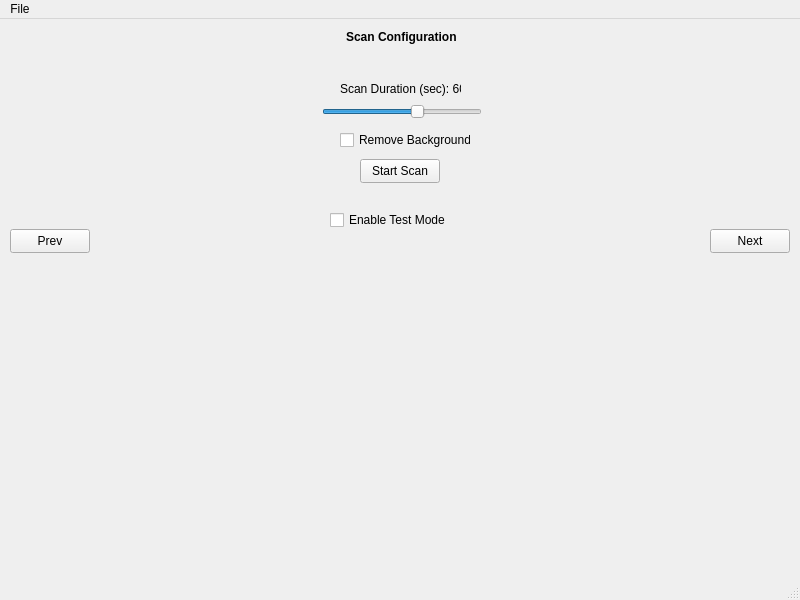
<?xml version="1.0" encoding="UTF-8"?>
<ui version="4.0">
 <class>MainWindow</class>
 <widget class="QMainWindow" name="MainWindow">
  <property name="geometry">
   <rect>
    <x>0</x>
    <y>0</y>
    <width>800</width>
    <height>600</height>
   </rect>
  </property>
  <property name="windowTitle">
   <string>MainWindow</string>
  </property>
  <widget class="QWidget" name="centralwidget">
   <widget class="QStackedWidget" name="stackedWidget">
    <property name="geometry">
     <rect>
      <x>0</x>
      <y>0</y>
      <width>801</width>
      <height>321</height>
     </rect>
    </property>
    <property name="styleSheet">
     <string notr="true"/>
    </property>
    <property name="currentIndex">
     <number>1</number>
    </property>
    <widget class="QWidget" name="page">
     <widget class="QPushButton" name="page2">
      <property name="geometry">
       <rect>
        <x>710</x>
        <y>210</y>
        <width>80</width>
        <height>24</height>
       </rect>
      </property>
      <property name="text">
       <string>Next</string>
      </property>
     </widget>
     <widget class="QLabel" name="label_11">
      <property name="geometry">
       <rect>
        <x>279</x>
        <y>10</y>
        <width>241</width>
        <height>16</height>
       </rect>
      </property>
      <property name="font">
       <font>
        <bold>true</bold>
       </font>
      </property>
      <property name="text">
       <string>Start a New Scan or Open an existing Scan</string>
      </property>
     </widget>
     <widget class="QLabel" name="label_12">
      <property name="geometry">
       <rect>
        <x>10</x>
        <y>30</y>
        <width>61</width>
        <height>16</height>
       </rect>
      </property>
      <property name="font">
       <font>
        <bold>true</bold>
       </font>
      </property>
      <property name="text">
       <string>New Scan</string>
      </property>
     </widget>
     <widget class="QLabel" name="label_13">
      <property name="geometry">
       <rect>
        <x>420</x>
        <y>50</y>
        <width>251</width>
        <height>16</height>
       </rect>
      </property>
      <property name="text">
       <string>Open an Existing Scan by clicking File -&gt; Open</string>
      </property>
     </widget>
     <widget class="Line" name="line_2">
      <property name="geometry">
       <rect>
        <x>391</x>
        <y>30</y>
        <width>16</width>
        <height>201</height>
       </rect>
      </property>
      <property name="orientation">
       <enum>Qt::Vertical</enum>
      </property>
     </widget>
     <widget class="QPushButton" name="calibrateButton">
      <property name="geometry">
       <rect>
        <x>173</x>
        <y>130</y>
        <width>101</width>
        <height>24</height>
       </rect>
      </property>
      <property name="text">
       <string>Calibrate Scan</string>
      </property>
     </widget>
     <widget class="QLabel" name="calibrationDurationLabel">
      <property name="geometry">
       <rect>
        <x>9</x>
        <y>112</y>
        <width>191</width>
        <height>16</height>
       </rect>
      </property>
      <property name="text">
       <string>Scan Calibration Duration (sec): 30 </string>
      </property>
     </widget>
     <widget class="QSlider" name="calibrationDurationSlider">
      <property name="geometry">
       <rect>
        <x>9</x>
        <y>135</y>
        <width>160</width>
        <height>16</height>
       </rect>
      </property>
      <property name="value">
       <number>30</number>
      </property>
      <property name="orientation">
       <enum>Qt::Horizontal</enum>
      </property>
      <property name="invertedAppearance">
       <bool>false</bool>
      </property>
      <property name="invertedControls">
       <bool>false</bool>
      </property>
     </widget>
     <widget class="QLabel" name="label_2">
      <property name="geometry">
       <rect>
        <x>420</x>
        <y>30</y>
        <width>81</width>
        <height>16</height>
       </rect>
      </property>
      <property name="font">
       <font>
        <bold>true</bold>
       </font>
      </property>
      <property name="text">
       <string>Existing Scan</string>
      </property>
     </widget>
     <widget class="QLabel" name="scanBgDurationLabel">
      <property name="geometry">
       <rect>
        <x>10</x>
        <y>50</y>
        <width>191</width>
        <height>16</height>
       </rect>
      </property>
      <property name="text">
       <string>Scan Background Duration (sec): 30 </string>
      </property>
     </widget>
     <widget class="QSlider" name="scanBgSlider">
      <property name="geometry">
       <rect>
        <x>10</x>
        <y>73</y>
        <width>160</width>
        <height>16</height>
       </rect>
      </property>
      <property name="orientation">
       <enum>Qt::Horizontal</enum>
      </property>
     </widget>
     <widget class="QPushButton" name="scanBgButton">
      <property name="geometry">
       <rect>
        <x>172</x>
        <y>69</y>
        <width>101</width>
        <height>24</height>
       </rect>
      </property>
      <property name="text">
       <string>Scan Background</string>
      </property>
     </widget>
    </widget>
    <widget class="QWidget" name="page_2">
     <widget class="QLabel" name="label_14">
      <property name="geometry">
       <rect>
        <x>346</x>
        <y>10</y>
        <width>111</width>
        <height>16</height>
       </rect>
      </property>
      <property name="font">
       <font>
        <bold>true</bold>
       </font>
      </property>
      <property name="text">
       <string>Scan Configuration</string>
      </property>
     </widget>
     <widget class="QLabel" name="label">
      <property name="geometry">
       <rect>
        <x>340</x>
        <y>60</y>
        <width>121</width>
        <height>20</height>
       </rect>
      </property>
      <property name="text">
       <string>Scan Duration (sec): 60</string>
      </property>
     </widget>
     <widget class="QSlider" name="scanDurationSlider">
      <property name="geometry">
       <rect>
        <x>322</x>
        <y>85</y>
        <width>160</width>
        <height>16</height>
       </rect>
      </property>
      <property name="value">
       <number>60</number>
      </property>
      <property name="orientation">
       <enum>Qt::Horizontal</enum>
      </property>
      <property name="tickPosition">
       <enum>QSlider::NoTicks</enum>
      </property>
     </widget>
     <widget class="QPushButton" name="scanButton">
      <property name="geometry">
       <rect>
        <x>360</x>
        <y>140</y>
        <width>80</width>
        <height>24</height>
       </rect>
      </property>
      <property name="text">
       <string>Start Scan</string>
      </property>
     </widget>
     <widget class="QPushButton" name="page3">
      <property name="geometry">
       <rect>
        <x>710</x>
        <y>210</y>
        <width>80</width>
        <height>24</height>
       </rect>
      </property>
      <property name="text">
       <string>Next</string>
      </property>
     </widget>
     <widget class="QPushButton" name="prev1">
      <property name="geometry">
       <rect>
        <x>10</x>
        <y>210</y>
        <width>80</width>
        <height>24</height>
       </rect>
      </property>
      <property name="text">
       <string>Prev</string>
      </property>
     </widget>
     <widget class="QCheckBox" name="checkBox">
      <property name="geometry">
       <rect>
        <x>340</x>
        <y>110</y>
        <width>131</width>
        <height>22</height>
       </rect>
      </property>
      <property name="text">
       <string>Remove Background</string>
      </property>
     </widget>
     <widget class="QCheckBox" name="checkBox_2">
      <property name="geometry">
       <rect>
        <x>330</x>
        <y>190</y>
        <width>121</width>
        <height>22</height>
       </rect>
      </property>
      <property name="text">
       <string>Enable Test Mode</string>
      </property>
     </widget>
    </widget>
    <widget class="QWidget" name="page_3">
     <widget class="QLabel" name="label_15">
      <property name="geometry">
       <rect>
        <x>365</x>
        <y>10</y>
        <width>71</width>
        <height>16</height>
       </rect>
      </property>
      <property name="font">
       <font>
        <bold>true</bold>
       </font>
      </property>
      <property name="text">
       <string>Process Scan</string>
      </property>
     </widget>
     <widget class="QLabel" name="label_6">
      <property name="geometry">
       <rect>
        <x>423</x>
        <y>50</y>
        <width>111</width>
        <height>16</height>
       </rect>
      </property>
      <property name="text">
       <string>K</string>
      </property>
     </widget>
     <widget class="QLabel" name="label_8">
      <property name="geometry">
       <rect>
        <x>423</x>
        <y>82</y>
        <width>121</width>
        <height>16</height>
       </rect>
      </property>
      <property name="text">
       <string>Sigma</string>
      </property>
     </widget>
     <widget class="QLabel" name="label_3">
      <property name="geometry">
       <rect>
        <x>205</x>
        <y>29</y>
        <width>161</width>
        <height>16</height>
       </rect>
      </property>
      <property name="font">
       <font>
        <bold>true</bold>
       </font>
      </property>
      <property name="text">
       <string>Remove Statistical Outliers</string>
      </property>
     </widget>
     <widget class="QLineEdit" name="gaussianSigma">
      <property name="geometry">
       <rect>
        <x>460</x>
        <y>80</y>
        <width>113</width>
        <height>24</height>
       </rect>
      </property>
      <property name="text">
       <string>1</string>
      </property>
     </widget>
     <widget class="QLineEdit" name="removeStatisticalOutliersNumPoints">
      <property name="geometry">
       <rect>
        <x>290</x>
        <y>45</y>
        <width>113</width>
        <height>24</height>
       </rect>
      </property>
      <property name="text">
       <string>8 0.5</string>
      </property>
     </widget>
     <widget class="QLineEdit" name="gaussianK">
      <property name="geometry">
       <rect>
        <x>461</x>
        <y>45</y>
        <width>113</width>
        <height>24</height>
       </rect>
      </property>
      <property name="text">
       <string>9</string>
      </property>
     </widget>
     <widget class="QLabel" name="label_4">
      <property name="geometry">
       <rect>
        <x>205</x>
        <y>50</y>
        <width>101</width>
        <height>16</height>
       </rect>
      </property>
      <property name="text">
       <string>Num Points</string>
      </property>
     </widget>
     <widget class="QLabel" name="label_5">
      <property name="geometry">
       <rect>
        <x>422</x>
        <y>30</y>
        <width>151</width>
        <height>16</height>
       </rect>
      </property>
      <property name="font">
       <font>
        <bold>true</bold>
       </font>
      </property>
      <property name="text">
       <string>Gaussian</string>
      </property>
     </widget>
     <widget class="QPushButton" name="page4">
      <property name="geometry">
       <rect>
        <x>710</x>
        <y>210</y>
        <width>80</width>
        <height>24</height>
       </rect>
      </property>
      <property name="text">
       <string>Next</string>
      </property>
     </widget>
     <widget class="QPushButton" name="prev2">
      <property name="geometry">
       <rect>
        <x>10</x>
        <y>210</y>
        <width>80</width>
        <height>24</height>
       </rect>
      </property>
      <property name="text">
       <string>Prev</string>
      </property>
     </widget>
     <widget class="Line" name="line">
      <property name="geometry">
       <rect>
        <x>400</x>
        <y>30</y>
        <width>20</width>
        <height>111</height>
       </rect>
      </property>
      <property name="orientation">
       <enum>Qt::Vertical</enum>
      </property>
     </widget>
     <widget class="QPushButton" name="processScanButton">
      <property name="geometry">
       <rect>
        <x>360</x>
        <y>170</y>
        <width>80</width>
        <height>24</height>
       </rect>
      </property>
      <property name="text">
       <string>Process Scan</string>
      </property>
     </widget>
     <widget class="QCheckBox" name="checkBoxAddTop">
      <property name="geometry">
       <rect>
        <x>240</x>
        <y>146</y>
        <width>77</width>
        <height>22</height>
       </rect>
      </property>
      <property name="text">
       <string>Add Top</string>
      </property>
     </widget>
     <widget class="QCheckBox" name="checkBoxAddBottom">
      <property name="geometry">
       <rect>
        <x>130</x>
        <y>146</y>
        <width>91</width>
        <height>22</height>
       </rect>
      </property>
      <property name="text">
       <string>Add Bottom</string>
      </property>
     </widget>
     <widget class="QLabel" name="label_17">
      <property name="geometry">
       <rect>
        <x>206</x>
        <y>83</y>
        <width>101</width>
        <height>16</height>
       </rect>
      </property>
      <property name="text">
       <string>Standard Ratio</string>
      </property>
     </widget>
     <widget class="QLabel" name="label_18">
      <property name="geometry">
       <rect>
        <x>10</x>
        <y>30</y>
        <width>161</width>
        <height>16</height>
       </rect>
      </property>
      <property name="font">
       <font>
        <bold>true</bold>
       </font>
      </property>
      <property name="text">
       <string>Remove Radius Outliers</string>
      </property>
     </widget>
     <widget class="QLabel" name="label_19">
      <property name="geometry">
       <rect>
        <x>10</x>
        <y>50</y>
        <width>101</width>
        <height>16</height>
       </rect>
      </property>
      <property name="text">
       <string>Num Points</string>
      </property>
     </widget>
     <widget class="QLabel" name="label_20">
      <property name="geometry">
       <rect>
        <x>10</x>
        <y>80</y>
        <width>101</width>
        <height>16</height>
       </rect>
      </property>
      <property name="text">
       <string>Radius</string>
      </property>
     </widget>
     <widget class="QLineEdit" name="removeStatisticalOutliersStdRatio">
      <property name="geometry">
       <rect>
        <x>290</x>
        <y>80</y>
        <width>113</width>
        <height>24</height>
       </rect>
      </property>
     </widget>
     <widget class="QLineEdit" name="removeRadiusOutliersNumPoints">
      <property name="geometry">
       <rect>
        <x>80</x>
        <y>46</y>
        <width>113</width>
        <height>24</height>
       </rect>
      </property>
     </widget>
     <widget class="QLineEdit" name="removeRadiusOutliersRadius">
      <property name="geometry">
       <rect>
        <x>80</x>
        <y>80</y>
        <width>113</width>
        <height>24</height>
       </rect>
      </property>
     </widget>
     <widget class="QLabel" name="label_21">
      <property name="geometry">
       <rect>
        <x>590</x>
        <y>30</y>
        <width>151</width>
        <height>16</height>
       </rect>
      </property>
      <property name="font">
       <font>
        <bold>true</bold>
       </font>
      </property>
      <property name="text">
       <string>Bilateral</string>
      </property>
     </widget>
     <widget class="QLabel" name="label_22">
      <property name="geometry">
       <rect>
        <x>590</x>
        <y>50</y>
        <width>111</width>
        <height>16</height>
       </rect>
      </property>
      <property name="text">
       <string>K</string>
      </property>
     </widget>
     <widget class="QLabel" name="label_23">
      <property name="geometry">
       <rect>
        <x>590</x>
        <y>80</y>
        <width>121</width>
        <height>16</height>
       </rect>
      </property>
      <property name="text">
       <string>Sigma (S)</string>
      </property>
     </widget>
     <widget class="QLabel" name="label_24">
      <property name="geometry">
       <rect>
        <x>590</x>
        <y>114</y>
        <width>121</width>
        <height>16</height>
       </rect>
      </property>
      <property name="text">
       <string>Sigma (N)</string>
      </property>
     </widget>
     <widget class="QLineEdit" name="bilateralK">
      <property name="geometry">
       <rect>
        <x>670</x>
        <y>46</y>
        <width>113</width>
        <height>24</height>
       </rect>
      </property>
      <property name="text">
       <string>9</string>
      </property>
     </widget>
     <widget class="QLineEdit" name="bilateralSigmaS">
      <property name="geometry">
       <rect>
        <x>670</x>
        <y>80</y>
        <width>113</width>
        <height>24</height>
       </rect>
      </property>
      <property name="text">
       <string>9</string>
      </property>
     </widget>
     <widget class="QLineEdit" name="bilateralSigmaN">
      <property name="geometry">
       <rect>
        <x>670</x>
        <y>112</y>
        <width>113</width>
        <height>24</height>
       </rect>
      </property>
      <property name="text">
       <string>9</string>
      </property>
     </widget>
     <widget class="Line" name="line_3">
      <property name="geometry">
       <rect>
        <x>190</x>
        <y>30</y>
        <width>20</width>
        <height>111</height>
       </rect>
      </property>
      <property name="orientation">
       <enum>Qt::Vertical</enum>
      </property>
     </widget>
     <widget class="Line" name="line_4">
      <property name="geometry">
       <rect>
        <x>570</x>
        <y>30</y>
        <width>20</width>
        <height>111</height>
       </rect>
      </property>
      <property name="orientation">
       <enum>Qt::Vertical</enum>
      </property>
     </widget>
    </widget>
    <widget class="QWidget" name="page_4">
     <widget class="QLabel" name="label_16">
      <property name="geometry">
       <rect>
        <x>340</x>
        <y>10</y>
        <width>111</width>
        <height>16</height>
       </rect>
      </property>
      <property name="font">
       <font>
        <bold>true</bold>
       </font>
      </property>
      <property name="text">
       <string>Generate 3D Model</string>
      </property>
     </widget>
     <widget class="QLineEdit" name="scalingInput">
      <property name="geometry">
       <rect>
        <x>365</x>
        <y>60</y>
        <width>113</width>
        <height>24</height>
       </rect>
      </property>
      <property name="text">
       <string>1</string>
      </property>
     </widget>
     <widget class="QLabel" name="label_7">
      <property name="geometry">
       <rect>
        <x>294</x>
        <y>63</y>
        <width>49</width>
        <height>16</height>
       </rect>
      </property>
      <property name="text">
       <string>Scaling</string>
      </property>
     </widget>
     <widget class="QLineEdit" name="xyzSaveInput">
      <property name="geometry">
       <rect>
        <x>365</x>
        <y>130</y>
        <width>113</width>
        <height>24</height>
       </rect>
      </property>
     </widget>
     <widget class="QLabel" name="label_10">
      <property name="geometry">
       <rect>
        <x>292</x>
        <y>134</y>
        <width>71</width>
        <height>16</height>
       </rect>
      </property>
      <property name="text">
       <string>Save as XYZ</string>
      </property>
     </widget>
     <widget class="QLabel" name="label_9">
      <property name="geometry">
       <rect>
        <x>293</x>
        <y>100</y>
        <width>71</width>
        <height>16</height>
       </rect>
      </property>
      <property name="text">
       <string>Save as STL</string>
      </property>
     </widget>
     <widget class="QLineEdit" name="stlSaveInput">
      <property name="geometry">
       <rect>
        <x>365</x>
        <y>97</y>
        <width>113</width>
        <height>24</height>
       </rect>
      </property>
     </widget>
     <widget class="QPushButton" name="generateButton">
      <property name="geometry">
       <rect>
        <x>710</x>
        <y>210</y>
        <width>80</width>
        <height>24</height>
       </rect>
      </property>
      <property name="text">
       <string>Generate</string>
      </property>
     </widget>
     <widget class="QPushButton" name="prev3">
      <property name="geometry">
       <rect>
        <x>10</x>
        <y>210</y>
        <width>80</width>
        <height>24</height>
       </rect>
      </property>
      <property name="text">
       <string>Prev</string>
      </property>
     </widget>
    </widget>
   </widget>
  </widget>
  <widget class="QMenuBar" name="menubar">
   <property name="geometry">
    <rect>
     <x>0</x>
     <y>0</y>
     <width>800</width>
     <height>21</height>
    </rect>
   </property>
   <widget class="QMenu" name="menuFile">
    <property name="title">
     <string>File</string>
    </property>
    <addaction name="actionOpen_Scan_from_Device"/>
   </widget>
   <addaction name="menuFile"/>
  </widget>
  <widget class="QStatusBar" name="statusbar"/>
  <action name="actionOpen_Scan_from_Device">
   <property name="text">
    <string>Open Scan from Device</string>
   </property>
  </action>
 </widget>
 <resources/>
 <connections/>
</ui>
